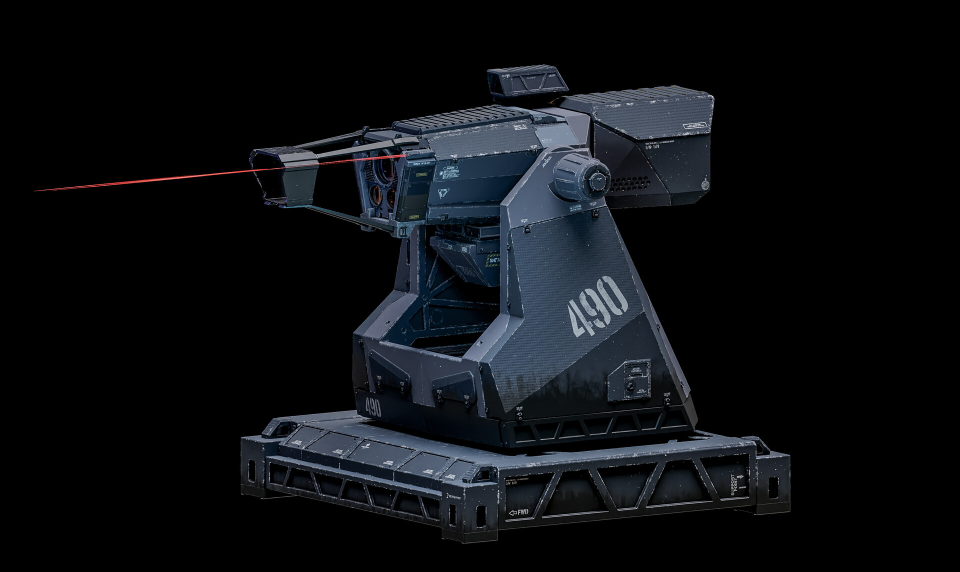
#> input picture x1.jpg, 1920 x 1144 px, given in place of the camera (shown at 1/2 size)
$ python cvtest.py
#> lines starting #> are read from the running program, lines starting #| are printed output that depends on the picture
import cv2
import numpy as np
import time

def main():

    frame_width = 1280
    frame_height = 720
    cap = cv2.VideoCapture(0, cv2.CAP_DSHOW)
    cap.set(cv2.CAP_PROP_FRAME_WIDTH, frame_width)
    cap.set(cv2.CAP_PROP_FRAME_HEIGHT, frame_height)

    sift = cv2.SIFT_create(contrastThreshold=0.1, edgeThreshold=10, sigma=1.6)

    feature_cache = {}
    memory_time = 2
    distance_threshold = 20

    while True:
        ret, frame = cap.read()
#> frame is the input picture: shape (1144, 1920, 3); mean B, G, R 18, 14.8, 12.5
        current_time = time.time()

        if not ret:
            print("Failed to grab frame.")
            break

        frame_blur = cv2.GaussianBlur(frame, (3, 3), 0)
        gray = cv2.cvtColor(frame_blur, cv2.COLOR_BGR2GRAY)
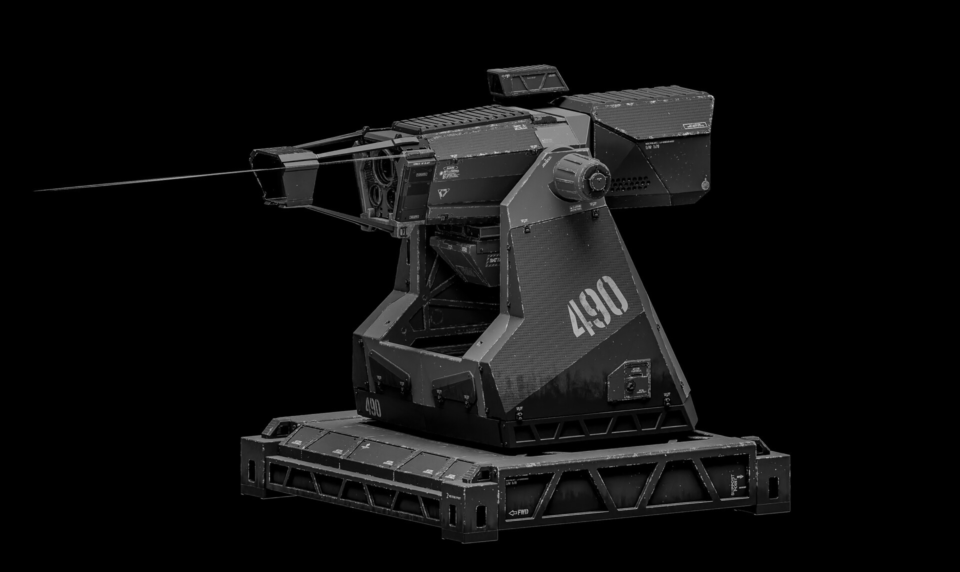
#> gray: shape (1144, 1920) (shown at 1/2 size); min 0, max 211, mean 14.5
        keypoints, _ = sift.detectAndCompute(gray, None)
#> keypoints = 936 keypoints; strongest (x, y, size): (1425, 193, 2.7), (1476, 954, 2.9), (1331, 910, 2), (510, 300, 3)

        new_feature_cache = {}
        for kp in keypoints:
            x, y = map(int, kp.pt)
            closest_feature = min(feature_cache.values(), key=lambda f: np.sqrt((x - f[0])**2 + (y - f[1])**2), default=None)

            if closest_feature:
                cx, cy, initial_time, last_time = closest_feature
                distance = np.sqrt((x - cx)**2 + (y - cy)**2)

                if distance < distance_threshold:
                    velocity = distance / (current_time - last_time)
                    new_feature_cache[(x, y)] = (x, y, initial_time, current_time)
                    cv2.putText(frame, f"V: {velocity:.2f}", (x, y - 20), cv2.FONT_HERSHEY_SIMPLEX, 0.4, (0, 255, 0), 1)
                    time_in_frame = int(current_time - initial_time)
                    cv2.putText(frame, f"T: {time_in_frame}s", (x, y + 20), cv2.FONT_HERSHEY_SIMPLEX, 0.4, (0, 255, 0), 1)
                else:
                    new_feature_cache[(x, y)] = (x, y, current_time, current_time)
            else:
                new_feature_cache[(x, y)] = (x, y, current_time, current_time)
#> this loop made 936 passes
#> (kp, x, y) on passes 1 to 3: (keypoint at (89.5, 379.9), size 2.2, 89, 379), (keypoint at (89.5, 379.9), size 2.2, 89, 379), (keypoint at (484.2, 988), size 2.3, 484, 988)
#> after the loop, new_feature_cache = 736 items

        # Limit max up to 100 features and update feature cache
        if len(new_feature_cache) <= 100:
            feature_cache = {k: v for k, v in new_feature_cache.items() if current_time - v[3] < memory_time}

        # Visualization of SIFT patches
        collage = np.zeros((frame_height, frame_width, 3), dtype=np.uint8)
        for i, kp in enumerate(keypoints[:20]):
            x, y = map(int, kp.pt)
            size = int(kp.size)
            patch = gray[max(y - size, 0):min(y + size, gray.shape[0]), max(x - size, 0):min(x + size, gray.shape[1])]
            patch_resized = cv2.resize(patch, (100, 100))
            patch_colored = cv2.cvtColor(patch_resized, cv2.COLOR_GRAY2BGR)

            row = i // 5
            col = i % 5
            collage[row * 100:(row + 1) * 100, col * 100:(col + 1) * 100] = patch_colored
#> this loop made 20 passes
#> (kp, x, y, size, row, col) on passes 1, 2, 3, 4, 5, 6, 8, 9, 10, 12, 14, 15: (keypoint at (89.5, 379.9), size 2.2, 89, 379, 2, 0, 0), (keypoint at (89.5, 379.9), size 2.2, 89, 379, 2, 0, 1), (keypoint at (484.2, 988), size 2.3, 484, 988, 2, 0, 2), (keypoint at (491.7, 875.2), size 4.3, 491, 875, 4, 0, 3), (keypoint at (497.1, 928.7), size 2.1, 497, 928, 2, 0, 4), (keypoint at (498.2, 960.6), size 2.5, 498, 960, 2, 1, 0), (keypoint at (504, 328.5), size 2.2, 503, 328, 2, 1, 2), (keypoint at (504, 328.5), size 2.2, 503, 328, 2, 1, 3), (keypoint at (506.4, 964.2), size 2.4, 506, 964, 2, 1, 4), (keypoint at (509.7, 300.1), size 3, 509, 300, 3, 2, 1), (keypoint at (511.9, 350.9), size 2.1, 511, 350, 2, 2, 3), (keypoint at (514.1, 340.1), size 2.7, 514, 340, 2, 2, 4)
#> (kp, x, y, size, patch, row, col) on passes 7, 11, 13: (keypoint at (499.7, 316.5), size 1.9, 499, 316, 1, [[13, 50], [38, 94]], 1, 1), (keypoint at (509.2, 345.7), size 2, 509, 345, 1, [[71, 72], [78, 99]], 2, 0), (keypoint at (510.9, 310.2), size 1.9, 510, 310, 1, [[24, 51], [40, 79]], 2, 2)
#> pass 1, in main, `patch_resized = cv2.resize(patch, (100, 100))`:
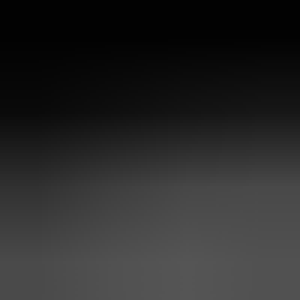
#> patch_resized: shape (100, 100) (shown 3 times larger); min 2, max 85, mean 40.7
#> pass 3, in main, `patch_resized = cv2.resize(patch, (100, 100))`:
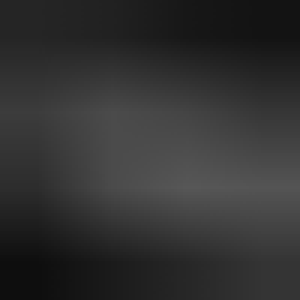
#> patch_resized: shape (100, 100) (shown 3 times larger); min 14, max 87, mean 49.4
#> after the loop:
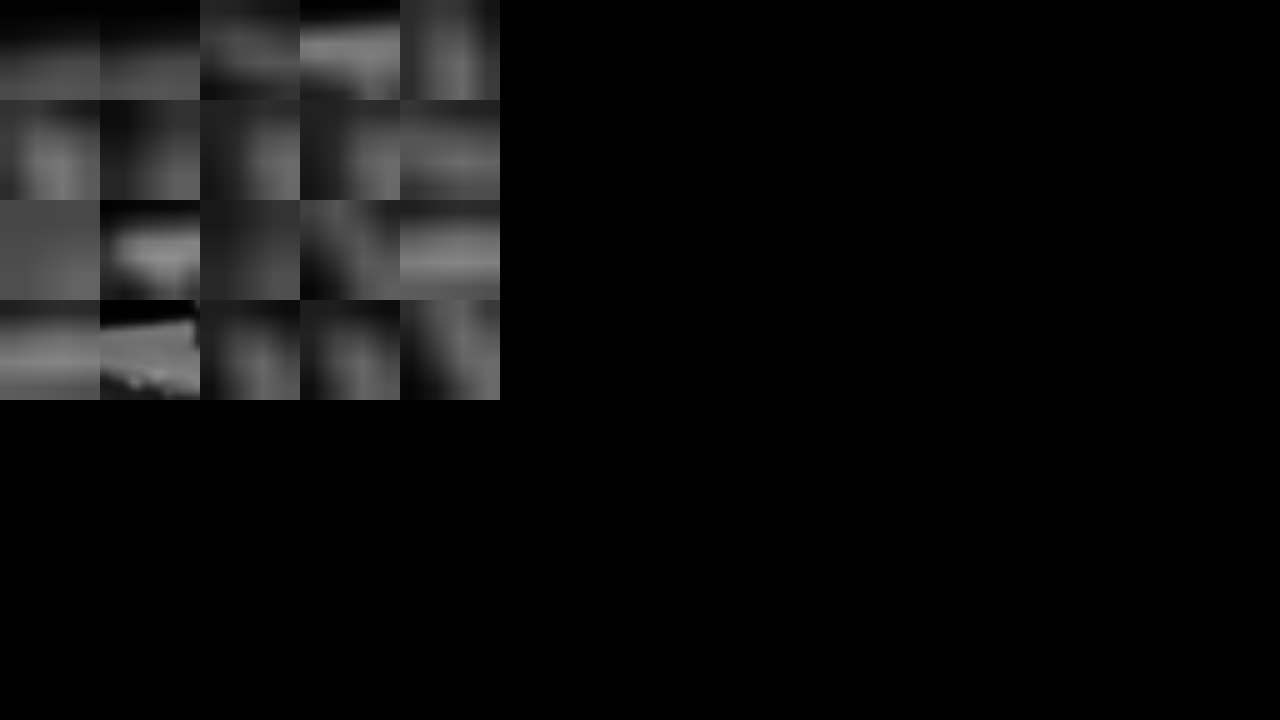
#> collage: shape (720, 1280, 3); min 0, max 144, mean 13.6
#> after the loop:
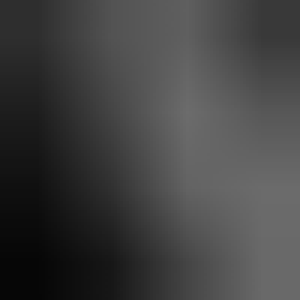
#> patch_resized: shape (100, 100) (shown 3 times larger); min 6, max 108, mean 65.4

#> (the run stopped early here; a loop or call above may not have finished)

$ run again, on x3.jpg
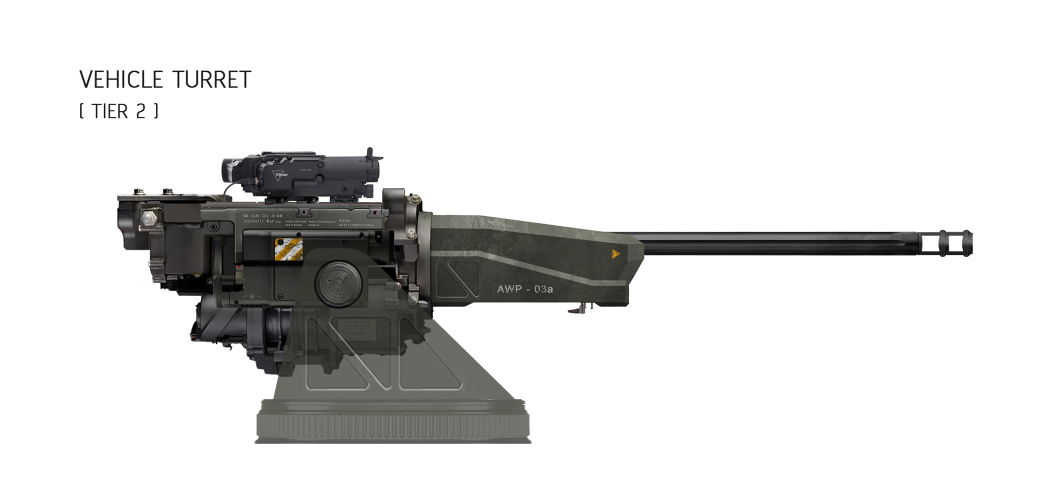
#> input picture x3.jpg, 2100 x 996 px, given in place of the camera (shown at 1/2 size)
#> in main, frame is the input picture: shape (996, 2100, 3); mean B, G, R 220.4, 221.1, 221.1
#> keypoints = 775 keypoints; strongest (x, y, size): (1935, 500, 16.5), (272, 382, 6), (172, 171, 5.4), (1814, 490, 37.2)
#> the loop in main, `for kp in keypoints:` made 775 passes
#> (kp, x, y) on passes 1 to 3: (keypoint at (161.3, 143.1), size 3.5, 161, 143), (keypoint at (161.3, 143.1), size 3.5, 161, 143), (keypoint at (162.1, 208.6), size 3.8, 162, 208)
#> after the loop in main, `for kp in keypoints:`: new_feature_cache = 583 items
#> the loop in main, `for i, kp in enumerate(keypoints[:20]):` made 20 passes
#> (kp, x, y, size, row, col) on passes 1 to 7: (keypoint at (161.3, 143.1), size 3.5, 161, 143, 3, 0, 0), (keypoint at (161.3, 143.1), size 3.5, 161, 143, 3, 0, 1), (keypoint at (162.1, 208.6), size 3.8, 162, 208, 3, 0, 2), (keypoint at (162.1, 208.6), size 3.8, 162, 208, 3, 0, 3), (keypoint at (162.1, 234), size 3.6, 162, 234, 3, 0, 4), (keypoint at (162.1, 234), size 3.6, 162, 234, 3, 1, 0), (keypoint at (164.8, 210.6), size 2.4, 164, 210, 2, 1, 1)
#> after the loop in main, `for i, kp in enumerate(keypoints[:20]):`:
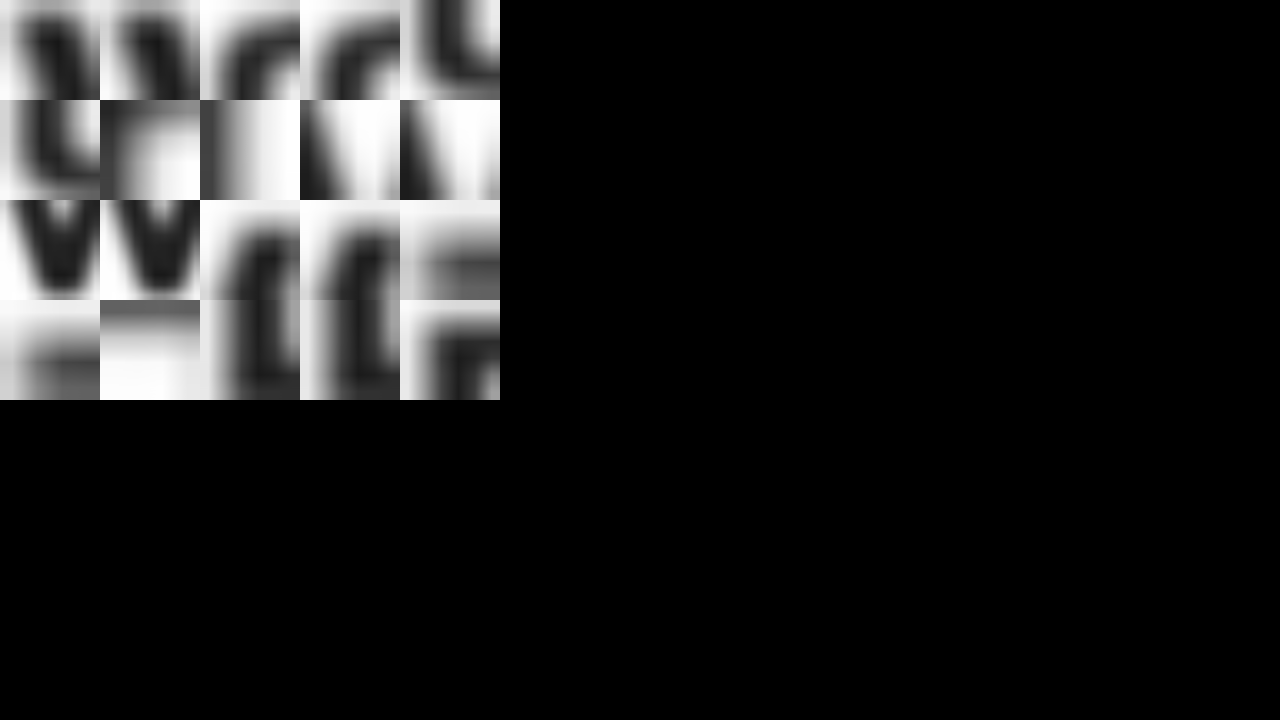
#> collage: shape (720, 1280, 3); min 0, max 255, mean 31.6
#> after the loop in main, `for i, kp in enumerate(keypoints[:20]):`:
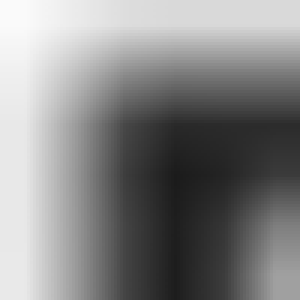
#> patch_resized: shape (100, 100) (shown 3 times larger); min 27, max 250, mean 133.6

$ run again, on x4.jpg
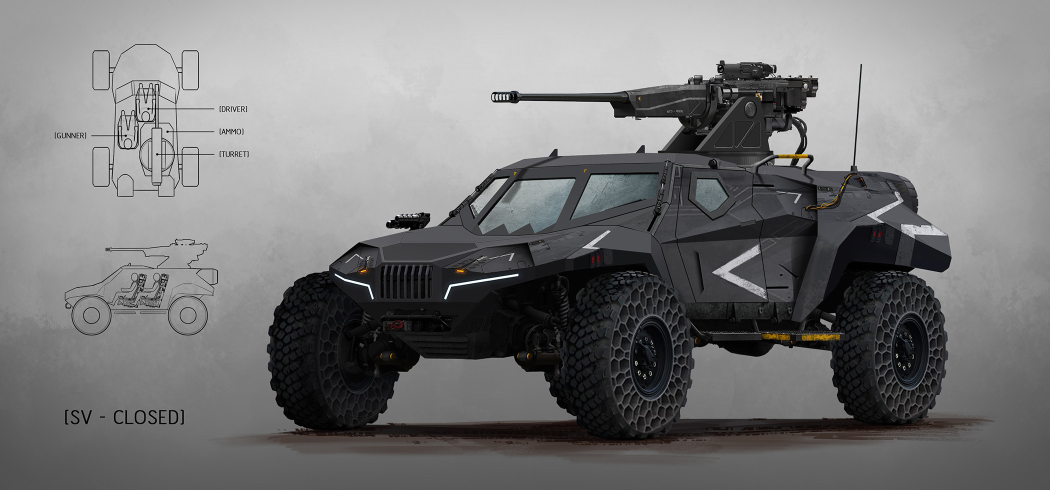
#> input picture x4.jpg, 2100 x 980 px, given in place of the camera (shown at 1/2 size)
#> in main, frame is the input picture: shape (980, 2100, 3); mean B, G, R 120.6, 120.3, 120.4
#> keypoints = 1461 keypoints; strongest (x, y, size): (1033, 550, 4.1), (891, 595, 4), (335, 263, 3), (297, 217, 3)
#> the loop in main, `for kp in keypoints:` made 1461 passes
#> (kp, x, y) on passes 1 to 3: (keypoint at (110.3, 275.3), size 2, 110, 275), (keypoint at (110.3, 275.3), size 2, 110, 275), (keypoint at (110.3, 266.2), size 1.9, 110, 266)
#> after the loop in main, `for kp in keypoints:`: new_feature_cache = 1041 items
#> the loop in main, `for i, kp in enumerate(keypoints[:20]):` made 20 passes
#> (kp, x, y, size, patch, row, col) on passes 1 to 5: (keypoint at (110.3, 275.3), size 2, 110, 275, 1, [[102, 70], [106, 64]], 0, 0), (keypoint at (110.3, 275.3), size 2, 110, 275, 1, [[102, 70], [106, 64]], 0, 1), (keypoint at (110.3, 266.2), size 1.9, 110, 266, 1, [[133, 91], [109, 65]], 0, 2), (keypoint at (110.3, 266.2), size 1.9, 110, 266, 1, [[133, 91], [109, 65]], 0, 3), (keypoint at (114.7, 268.5), size 1.8, 114, 268, 1, [[159, 104], [143, 75]], 0, 4)
#> after the loop in main, `for i, kp in enumerate(keypoints[:20]):`:
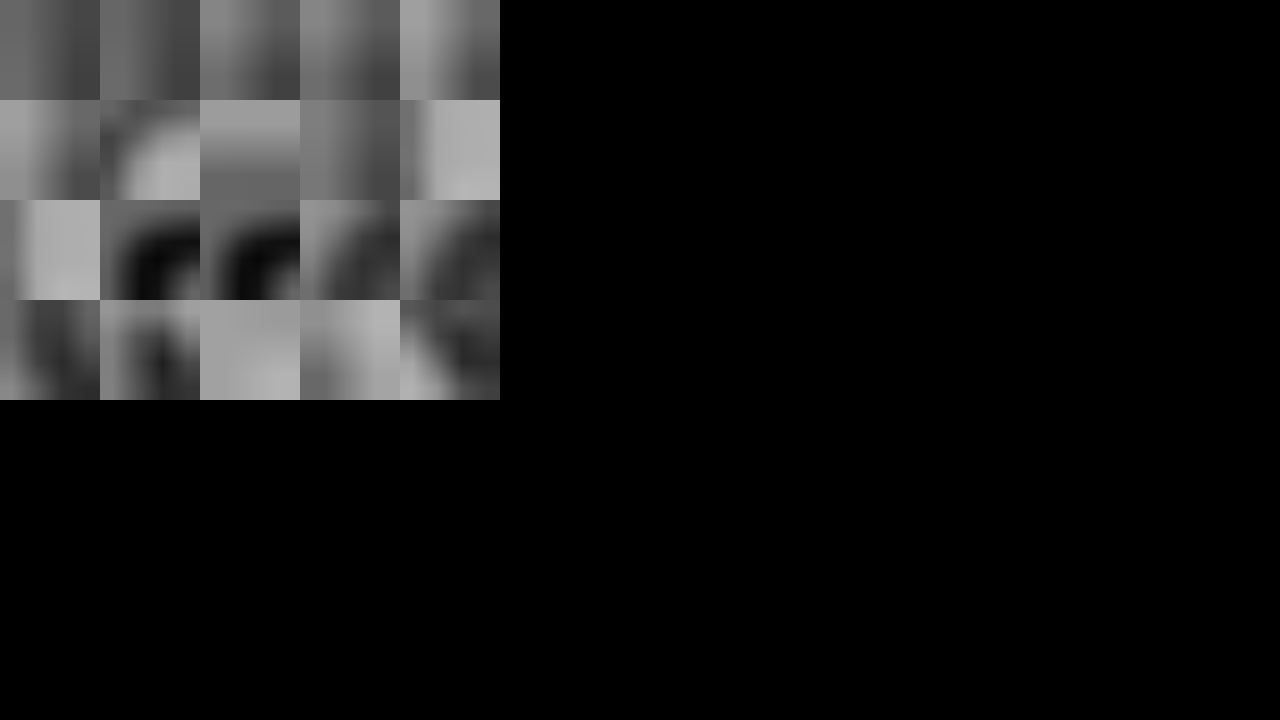
#> collage: shape (720, 1280, 3); min 0, max 182, mean 23.3
#> after the loop in main, `for i, kp in enumerate(keypoints[:20]):`:
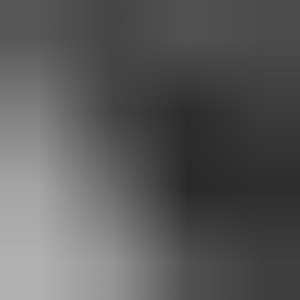
#> patch_resized: shape (100, 100) (shown 3 times larger); min 41, max 177, mean 89.9
